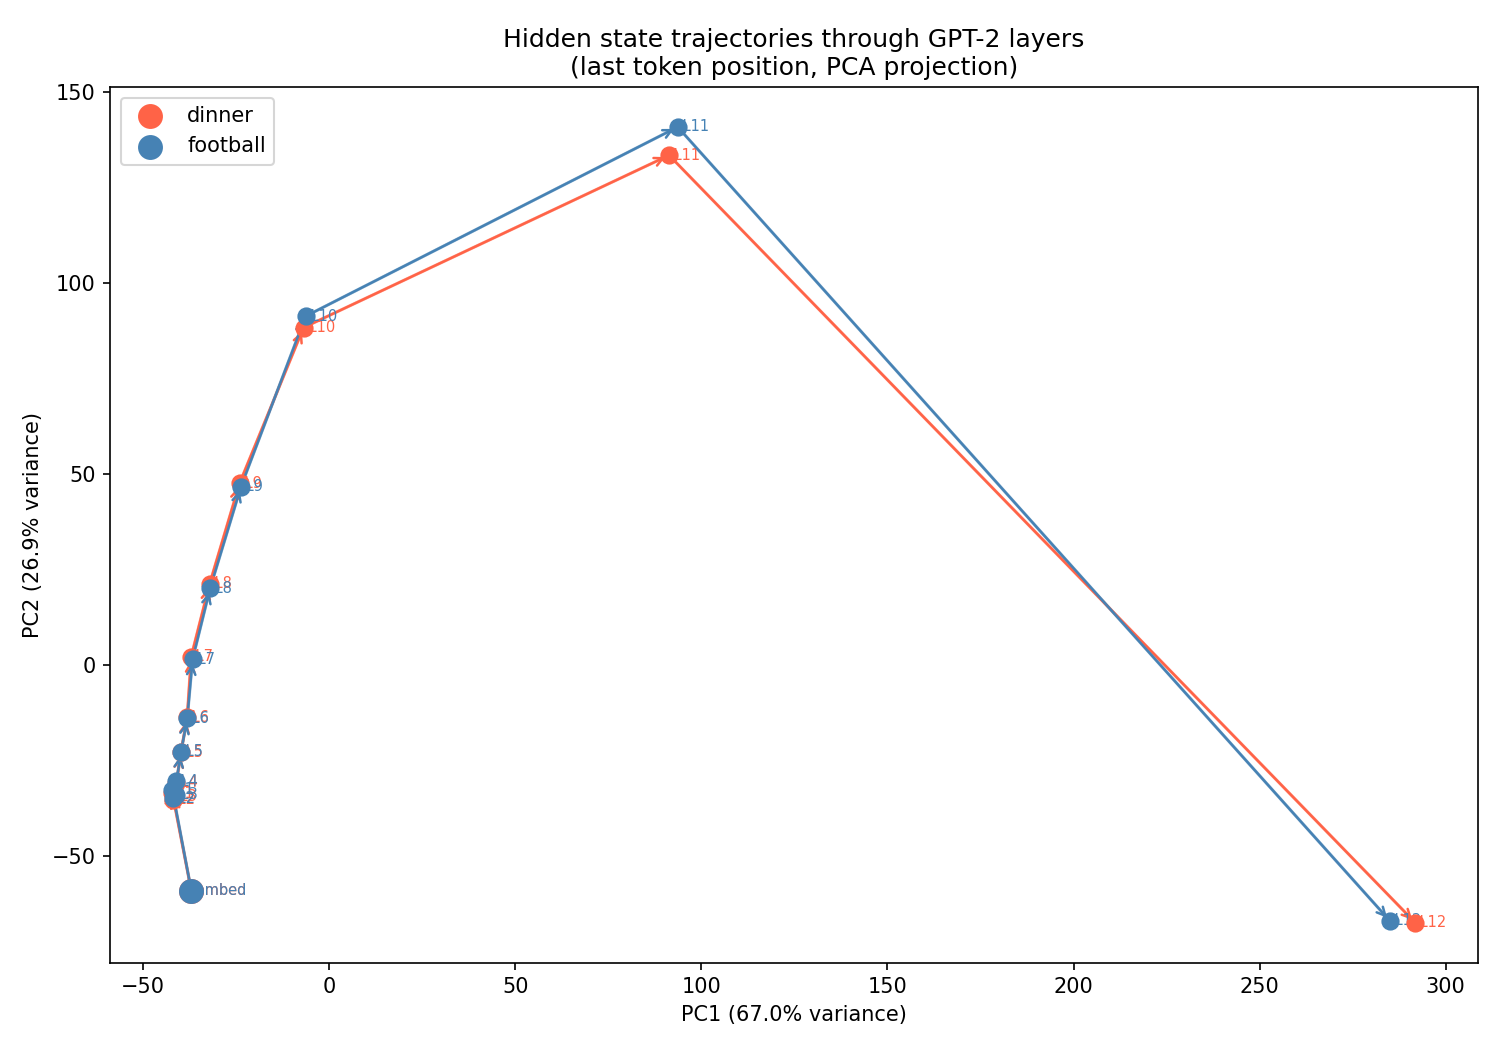

This figure's Python source:
import torch
import numpy as np
import matplotlib.pyplot as plt
from sklearn.decomposition import PCA
from transformers import GPT2LMHeadModel, GPT2Tokenizer

model_name = "gpt2"
tokenizer = GPT2Tokenizer.from_pretrained(model_name)
model = GPT2LMHeadModel.from_pretrained(model_name)
model.eval()

# The prompt pair with the strongest signal
prompt_trigger = "When the owner said 'dinner', the dog knew it was time to"
prompt_neutral  = "When the owner said 'football', the dog knew it was time to"
labels = ["dinner", "football"]
colors = ["tomato", "steelblue"]


def get_hidden_states(prompt):
    """Return hidden state at the last token position for each layer."""
    input_ids = tokenizer(prompt, return_tensors="pt").input_ids
    with torch.no_grad():
        outputs = model(input_ids, output_hidden_states=True)
    # hidden_states: tuple of 13 tensors, shape (1, seq_len, 768)
    # take the last token position from each layer
    return [hs[0, -1, :].numpy() for hs in outputs.hidden_states]


states_trigger = get_hidden_states(prompt_trigger)  # 13 vectors of shape (768,)
states_neutral  = get_hidden_states(prompt_neutral)

# Stack all 26 points and fit PCA
all_states = np.stack(states_trigger + states_neutral)  # (26, 768)
pca = PCA(n_components=2)
all_2d = pca.fit_transform(all_states)

trig_2d = all_2d[:13]   # dinner trajectory
neut_2d = all_2d[13:]   # football trajectory

layer_names = ["embed"] + [f"L{i}" for i in range(1, 13)]

fig, ax = plt.subplots(figsize=(10, 7))

for points, label, color in [(trig_2d, "dinner", "tomato"), (neut_2d, "football", "steelblue")]:
    ax.plot(points[:, 0], points[:, 1], color=color, linewidth=1.5, alpha=0.5)
    # Draw arrows between layers to show direction of travel
    for i in range(len(points) - 1):
        ax.annotate("", xy=points[i+1], xytext=points[i],
                    arrowprops=dict(arrowstyle="->", color=color, lw=1.2))
    # Label each layer point
    for i, (x, y) in enumerate(points):
        ax.scatter(x, y, color=color, s=60, zorder=5)
        ax.text(x, y, f" {layer_names[i]}", fontsize=7, color=color, va="center")

# Mark the starting points clearly
ax.scatter(*trig_2d[0], color="tomato",    s=120, zorder=6, marker="o", label="dinner")
ax.scatter(*neut_2d[0], color="steelblue", s=120, zorder=6, marker="o", label="football")

variance = pca.explained_variance_ratio_
ax.set_xlabel(f"PC1 ({variance[0]*100:.1f}% variance)")
ax.set_ylabel(f"PC2 ({variance[1]*100:.1f}% variance)")
ax.set_title("Hidden state trajectories through GPT-2 layers\n"
             "(last token position, PCA projection)")
ax.legend()
plt.tight_layout()
plt.savefig("trajectory.png", dpi=150)
print("Saved trajectory.png")
plt.show()
